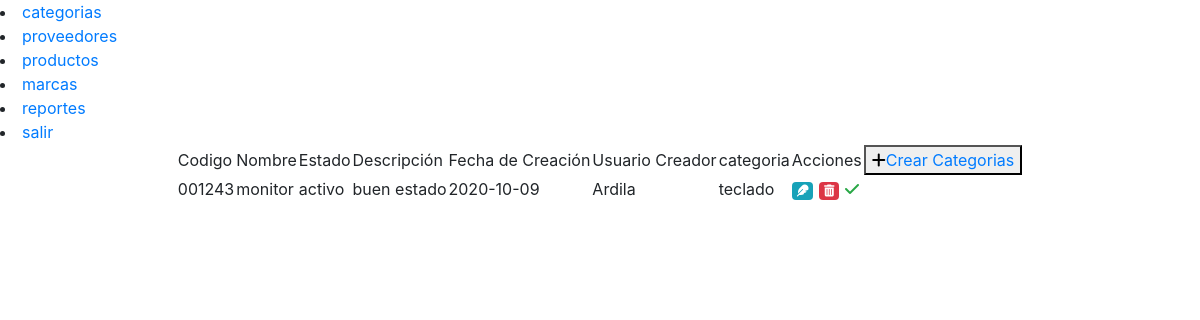
Page /codigo/pre_consultar_productos.php (signed in) on the committed database.
### tables this page shows
CREATE TABLE IF NOT EXISTS `productos` (
  `id_product` int(5) NOT NULL AUTO_INCREMENT,
  `codigo` varchar(15) NOT NULL,
  `codigo_barra` varchar(40) DEFAULT NULL,
  `nombre` varchar(50) NOT NULL,
  `descripcion` varchar(100) NOT NULL,
  `existencia` varchar(5) NOT NULL,
  `fecha_modificacion` date DEFAULT NULL,
  `fecha_creacion` date NOT NULL,
  `usuario_creacion` varchar(20) NOT NULL,
  `usuario_modificacion` varchar(20) DEFAULT NULL,
  `fk_id_estado` varchar(4) NOT NULL,
  `fk_id_categoria` varchar(4) NOT NULL,
  `fk_id_proveedor` varchar(4) NOT NULL,
  `fk_id_marca` varchar(4) NOT NULL,
  PRIMARY KEY (`id_product`)
);

CREATE TABLE IF NOT EXISTS `estados` (
  `id_estado` int(5) NOT NULL AUTO_INCREMENT,
  `nombre_estado` varchar(20) NOT NULL,
  PRIMARY KEY (`id_estado`)
);

CREATE TABLE IF NOT EXISTS `categorias` (
  `id_categorias` int(5) NOT NULL AUTO_INCREMENT,
  `codigo_categoria` varchar(15) NOT NULL,
  `fecha_creacion` date NOT NULL,
  `fecha_modificacion` date DEFAULT NULL,
  `usuario_modificacion` varchar(10) NOT NULL,
  `cat_descripcion` varchar(100) NOT NULL,
  `usuario_creacion` varchar(10) NOT NULL,
  `fk_id_estado` varchar(5) NOT NULL,
  PRIMARY KEY (`id_categorias`)
);

### codigo/pre_consultar_productos.php (the view, shortened to what this page needs)
<!DOCTYPE html>
<html lang="en">
<head>
</head>
<body>
   <div id="banner">
    <?php
    include("banner_admin.php");
    ?>
   </div>
   <div id="body" align="center">
    <table>
    <tr>
        <td>Codigo</td>
        <td>Nombre</td>
        <td>Estado</td>
        <td>Descripci&oacute;n</td>
        <td>Fecha de Creaci&oacute;n</td>
        <td>Usuario Creador</td>
        <td>categoria</td>
        <td colspan="3">Acciones</td>
        <td><button type="submit"><i class="fas fa-plus"></i><a href="pre_crear_productos.php">Crear Categorias</a></button></td>
    </tr>
    <?php
    include("conexion.php");
    $consulta="SELECT P.codigo,P.nombre,P.descripcion,P.fecha_creacion,P.usuario_creacion,P.fk_id_categoria,
                      P.fk_id_estado,P.id_product,
                      C.id_categorias,C.cat_descripcion,
                      E.id_estado,E.nombre_estado
                      FROM productos P
                      INNER JOIN categorias C
                      ON P.fk_id_categoria = C.id_categorias
                      INNER JOIN estados E
                      ON P.fk_id_estado = id_estado";
    if(!$resultado=$db->query($consulta)){
    die('hay un error con la consulta o los datos no existen vuelve a comprobar !!![' . $db->error . ']');
    }
    while($fila=$resultado->fetch_assoc()){
        $bcodigo=stripslashes($fila['codigo']);
        $bnombre=stripslashes($fila['nombre']);
        $bdescripcion=stripslashes($fila['descripcion']);
        $bfecha_creacion=stripslashes($fila['fecha_creacion']);
        $busuario_creacion=stripslashes($fila['usuario_creacion']);
        $bfk_id_categoria=stripslashes($fila['cat_descripcion']);
        $bfk_id_estado=stripslashes($fila['nombre_estado']);
        $bid_product=stripslashes($fila['id_product']);
        echo "<tr>";
        echo "<td class='id_cat'>$bcodigo</td>";
        echo "<td>$bnombre</td>";
        echo "<td>$bfk_id_estado</td>";
        echo "<td>$bdescripcion</td>";
        echo "<td>$bfecha_creacion</td>";
        echo "<td>$busuario_creacion</td>";
        echo "<td>$bfk_id_categoria</td>";
        ?>
        <td>
            <a href="#" class="badge badge-info act_btn" cat="<?php echo $bid_product; ?>"><i class="fas fa-feather"></i></a>
        </td>
        <td>
            <a href="#" class="badge badge-danger delete_btn"><i class="fas fa-trash-alt"></i></a>
        </td>
        <?php
        if($bfk_id_estado=="activo"){
            echo "<td><a href='neg_cambiar_estado_cat.php?id=$bid_product'><i class='fas fa-check text-success'></i></a></td>";
        }
        echo "</tr>";
    }
    ?>
 </table>
</div>
</body>
</html>

### rows in the picture
productos: codigo "001243", nombre "monitor", estados.nombre_estado "activo", descripcion "buen estado", fecha_creacion "2020-10-09", usuario_creacion "Ardila", categorias.cat_descripcion "teclado"
